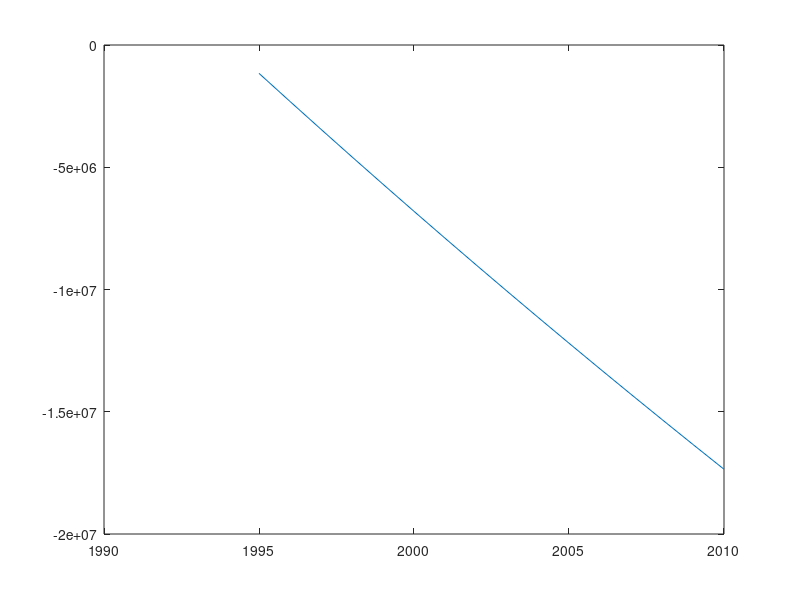

Here is the MATLAB script that generated this plot:
lakeVolume = 5 * (10 ^ 7); % m^3
lakeArea = 4 * (10 ^ 6); % m^2
initConcentration = 5 * (10 ^ -3); % ppm or mg/lit or gr/m^3
riverDischarge = 4.5 * (10 ^ 5); % m^3/yr
sedimentRate = 8; % m/yr
populationGrowthRate = 0.15; % 1/yr
producedPhosphorus = zeros(1, 16); % calculate produced phosphorus in ppm from 1995 through 2010 in this array
calculatedConcentration = zeros(1, 16); % calculate concentration in this array
phosphorusDensity = 1820; % kg/m^3 assumed used to calculate sedimantary phosphorus mass
sedimantaryPhosphorus = (lakeArea * sedimentRate * phosphorusDensity * 1000)/(lakeVolume); % ppm/yr

for i = 1:length(calculatedConcentration)
    producedPhosphorus(i) = (0.5 * 250 * (exp(populationGrowthRate * (i - 1))) * 1000)/(lakeVolume);
    calculatedConcentration(i) = initConcentration + producedPhosphorus(i) -  sedimantaryPhosphorus;
    % assuming control volume is well mixed, phosphorus concentration at
    % inflow river is zero, phosphorus concentration at outflow river is
    % simple mean concentration at lake SOY and EOY 
    calculatedConcentration(i) = calculatedConcentration(i) - ((riverDischarge * ((initConcentration + calculatedConcentration(i))/2))/lakeVolume);
    initConcentration = calculatedConcentration(i);
end

x = 1995:1:2010;
plot(x, calculatedConcentration);

